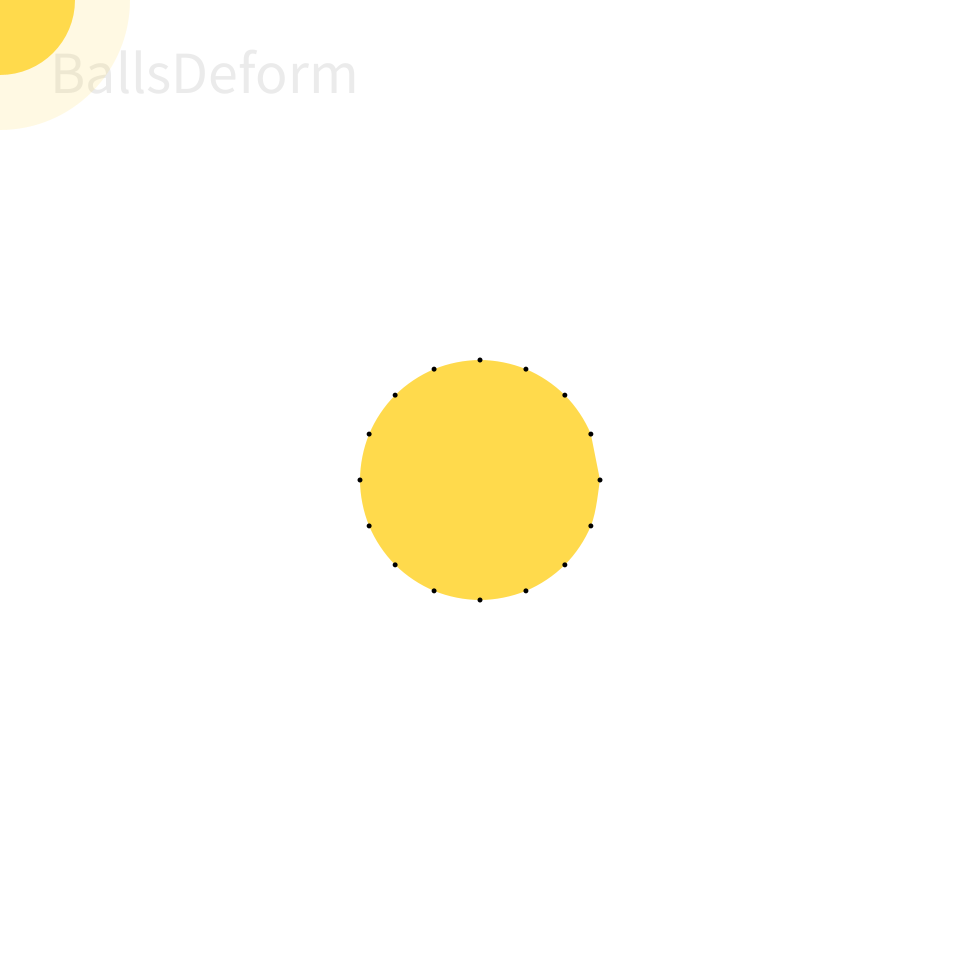
Frame 1 (no input)
Frame 60 (the mouse pressed at the canvas centre just before this capture): identical to frame 1, image omitted
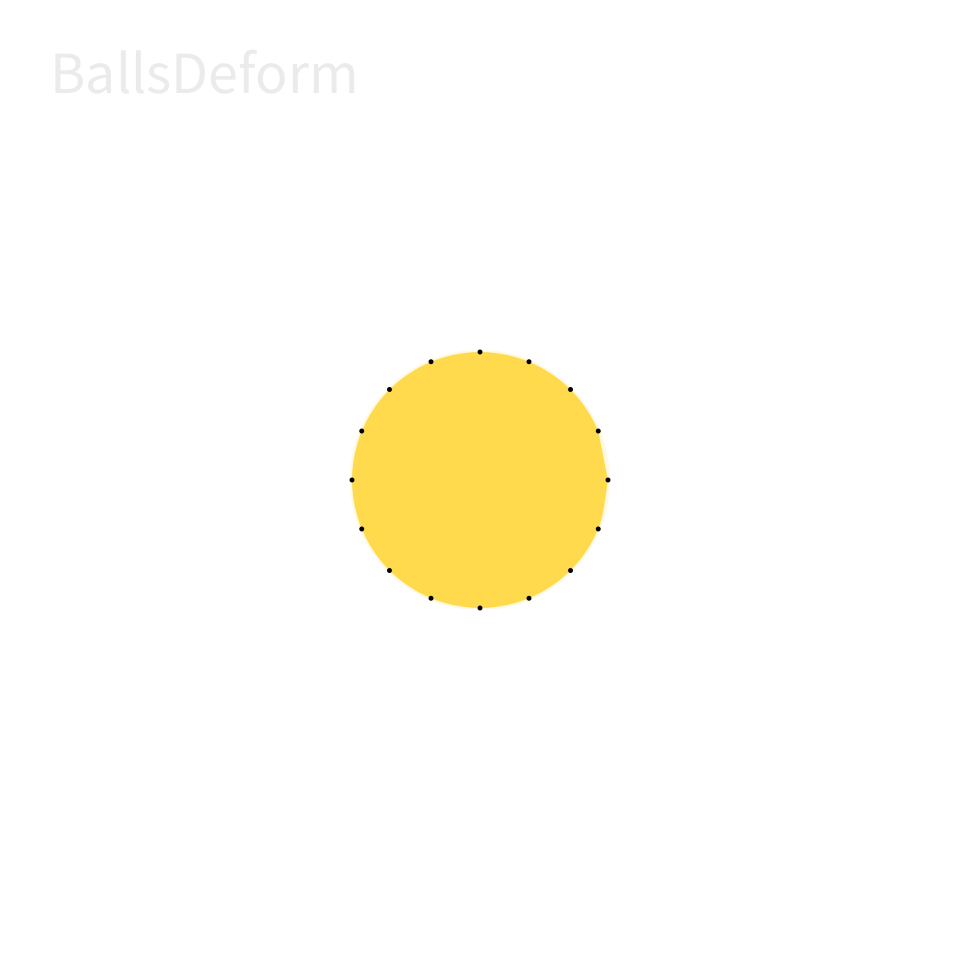
Frame 120 (the mouse held since frame 60 and released just before this capture)

The Processing sketch that drew these frames (run headless with seeded random() and noise(); from frame 60 on, the mouse is pressed at the canvas centre):

// Processing sketch: ballsDeform
// ── ballsDeform.pde
void setup() {
  size(960, 960);
}

void draw() {



  float sizeBall = 260;

  background(255);
  textSize(60);
  textAlign(LEFT, TOP);
  fill(0, 20);
  text("BallsDeform", 50, 50);

  noStroke();
  fill(#ffda4c, 40);
  ellipse(mouseX, mouseY, sizeBall, sizeBall);
  fill(#ffda4c);
  ellipse(mouseX, mouseY, 150, 150);


  ArrayList<PVector> points = new ArrayList<PVector>();
  float radius = 120;
  float resolution = 16;
  float da = TWO_PI/resolution;
  for (int i = 0; i < resolution; i++) {
    float angle = da*i;
    float x = width/2 + cos(angle)*radius;
    float y = height/2 + sin(angle)*radius;

    float dist = dist(mouseX, mouseY, x, y);
    if (dist < sizeBall*0.5) {
      dist = sizeBall*0.5-dist;
      dist *= 0.8;
      float ang = atan2(mouseY-y, mouseX-x);
      x -= cos(ang)*dist;
      y -= sin(ang)*dist;
    }
    points.add(new PVector(x, y));
  }


  PVector point = points.get(0);
  beginShape();
  curveVertex(point.x, point.y);
  for (int i = 0; i <= points.size(); i++) {
    PVector p = points.get(i%points.size());
    curveVertex(p.x, p.y);
  }
  endShape(CLOSE);


  noStroke();
  fill(0);
  for (int i = 0; i < points.size(); i++) {
    PVector p = points.get(i);
    ellipse(p.x, p.y, 5, 5);
  }
}
